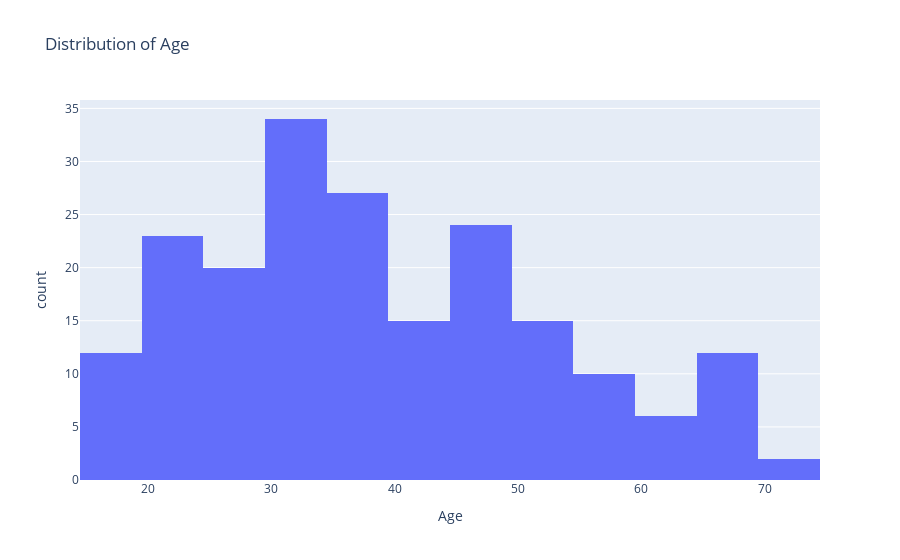

The code cell stored with this chart in its notebook:
### Code cell
# Histogram: Distribution of Annual Income
fig = px.histogram(df, x='Age',
                    title='Distribution of Age',
                    labels={'Age': 'Age'},
                    nbins=20)

fig.show()

### Figure 1 — Plotly figure (JSON) as saved in the notebook; plotly's stock layout.template omitted (floating-point values rounded to 4 significant figures; data arrays with more than 128 entries replaced by an {"elided": "..."} marker saying what was removed)
{"data": [{"bingroup": "x", "hovertemplate": "Age=%{x}<br>count=%{y}<extra></extra>", "legendgroup": "", "marker": {"color": "#636efa", "pattern": {"shape": ""}}, "name": "", "nbinsx": 20, "orientation": "v", "showlegend": false, "type": "histogram", "x": {"elided": "200 int values"}, "xaxis": "x", "yaxis": "y"}], "layout": {"barmode": "relative", "legend": {"tracegroupgap": 0}, "title": {"text": "Distribution of Age"}, "xaxis": {"anchor": "y", "domain": [0, 1], "title": {"text": "Age"}}, "yaxis": {"anchor": "x", "domain": [0, 1], "title": {"text": "count"}}}}
